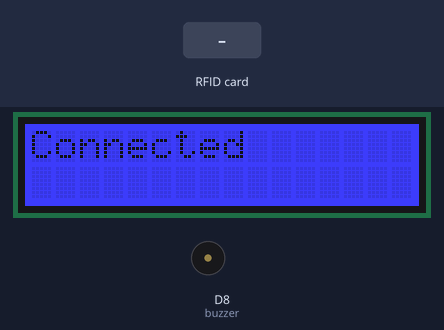
The sketch below on a simulated ESP8266 (NodeMCU). Parts: 16×2 character LCD, buzzer (waves = sounding, pin HIGH). The inputs (shaded band) are chosen by the test bench. WiFi joins after 1.5 s; servers stay silent unless stated; uploads are accepted with an empty reply; what the sketch prints to the serial monitor is not drawn.

Above: at 3.8 s.
3.9 s: RFID card 5E 7A 19 C4 held to the reader
At 4.41 s:
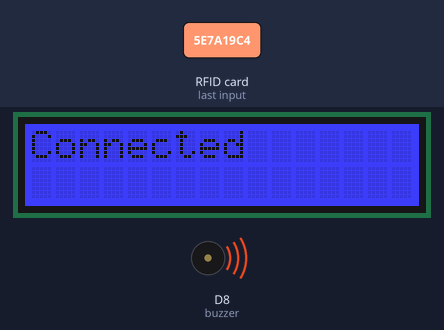
At 5.8 s:
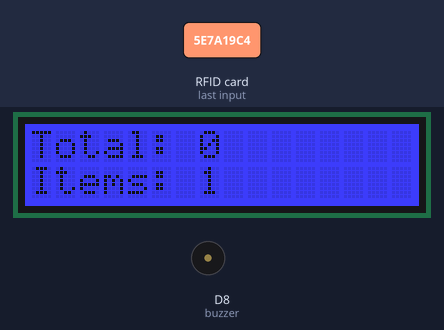
6.5 s: RFID card 5E 7A 19 C4 held to the reader
At 7.59 s:
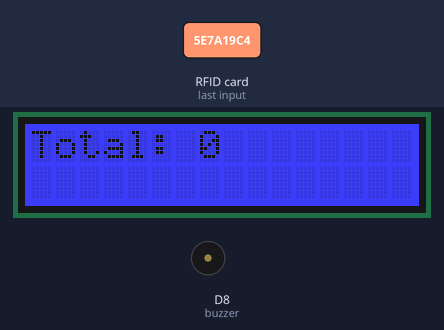
Timing chart, 0 to 9.5 s (numbered marks = the images above; inputs shaded):
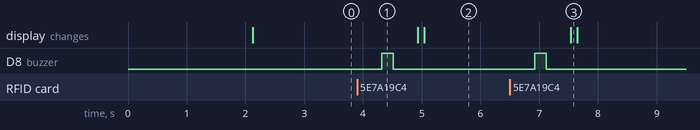

The sketch:

rfid_nodeMCU_mongoDB_lcd_buzz.ino
```cpp
//SCl-Pin D1
//SDA pin with NodeMCU D2 pin

//NODEMCU-RFID522 pin configuration:

//3.3V-3.3V
//RST-D1
//GND-GND
//MISO-D6
//MOSI- D7
//SCK- D5
//SDA- D2

#include <ESP8266HTTPClient.h>
#include <ESP8266WiFi.h>
#include <ArduinoJson.h>
#include <Wire.h>
#include "rgb_lcd.h"


#include "RFID.h"
#include <SPI.h>
#define SS_PIN      D3      // Same pin used as hardware SPI (SS)
#define RST_PIN     D4
#define MOSI_PIN    D7      // hardware SPI: A5
#define MISO_PIN    D6      //     "     " : A4
#define SCK_PIN     D5      //     "     " : A3
#if defined(_USE_SOFT_SPI_)
    RFID RC522(SS_PIN, RST_PIN, MOSI_PIN, MISO_PIN, SCK_PIN);    // Software SPI
    #else
   RFID RC522(SS_PIN, RST_PIN);                                 // Hardware SPI
#endif

String uidString;

rgb_lcd lcd;

const int colorR = 0;
const int colorG = 0;
const int colorB = 255;
int total=0; int items=0;
const int buzzer =  15;

void setup() {
  SPI.begin();
  RC522.init();
  Serial.begin(115200);                                  //Serial connection
  WiFi.begin("FreeWifi", "iotthink");   //WiFi connection

  while (WiFi.status() != WL_CONNECTED) {  //Wait for the WiFI connection completion
    Serial.println("Waiting for connection");
 //    lcd.begin(16, 2);
//    lcd.print("Waiting");
   delay(1000);
   }

Serial.println("Connected");
lcd.begin(16, 2);
lcd.clear();
lcd.setRGB(colorR, colorG, colorB);
lcd.print("Connected");
delay(500);
pinMode(buzzer, OUTPUT);

}

void loop() {

  if(WiFi.status()== WL_CONNECTED){   //Check WiFi connection status
   // lcd.setRGB(colorR, colorG, colorB);
//    lcd.clear();
//    lcd.begin(16, 2);
//    lcd.print("Connected");
//    delay(1000);
  StaticJsonBuffer<300> JSONbuffer;   //Declaring static JSON buffer
  JsonObject& JSONencoder = JSONbuffer.createObject();

     if(RC522.isCard())
   {
        if(RC522.readCardSerial()){

    uidString = String(RC522.serNum[0])+String(RC522.serNum[1])+String(RC522.serNum[2])+String(RC522.serNum[3])+String(RC522.serNum[4]);
    Serial.println(uidString);//7011723314773
    delay(400);
    digitalWrite(buzzer, HIGH);
    delay(200);
    digitalWrite(buzzer, LOW);
    delay(200);
    }

    RC522.halt();
    JSONencoder["sensorType"] = "rfid";
    JSONencoder["value"] = uidString;
    JSONencoder["timestamp"] = "09-01-2018";


    char JSONmessageBuffer[300];
    JSONencoder.prettyPrintTo(JSONmessageBuffer, sizeof(JSONmessageBuffer));
    Serial.println(JSONmessageBuffer);


   HTTPClient http;    //Declare object of class HTTPClient

   http.begin("http://192.168.0.103:5000/sensor");      //Specify request destination
   http.addHeader("Content-Type", "application/json");  //Specify content-type header

   int httpCode = http.POST(JSONmessageBuffer);   //Send the request
   String payload = http.getString();                  //Get the response payload

   Serial.println(httpCode);   //Print HTTP return code
   Serial.println(payload);    //Print request response payload
   total=total + payload.toInt();
   lcd.clear();
   lcd.setCursor(0, 1);
   lcd.clear();
   lcd.print("Total: ");
   lcd.print(total); items++;
   delay(100);
   lcd.setCursor(0, 2);lcd.print("Items: ");
   lcd.print(items);
   http.end();  //Close connection

delay(1000);
  }

 }else{
     Serial.println("Error in WiFi connection");
  }


}
```

Measured:
- after the input at 3.9 s, D8 (buzzer): LOW → HIGH after 0.42 s, → LOW 0.20 s later
- after the input at 6.5 s, D8 (buzzer): LOW → HIGH after 0.42 s, → LOW 0.20 s later; the display: changes after 1.0 s (image 3)
